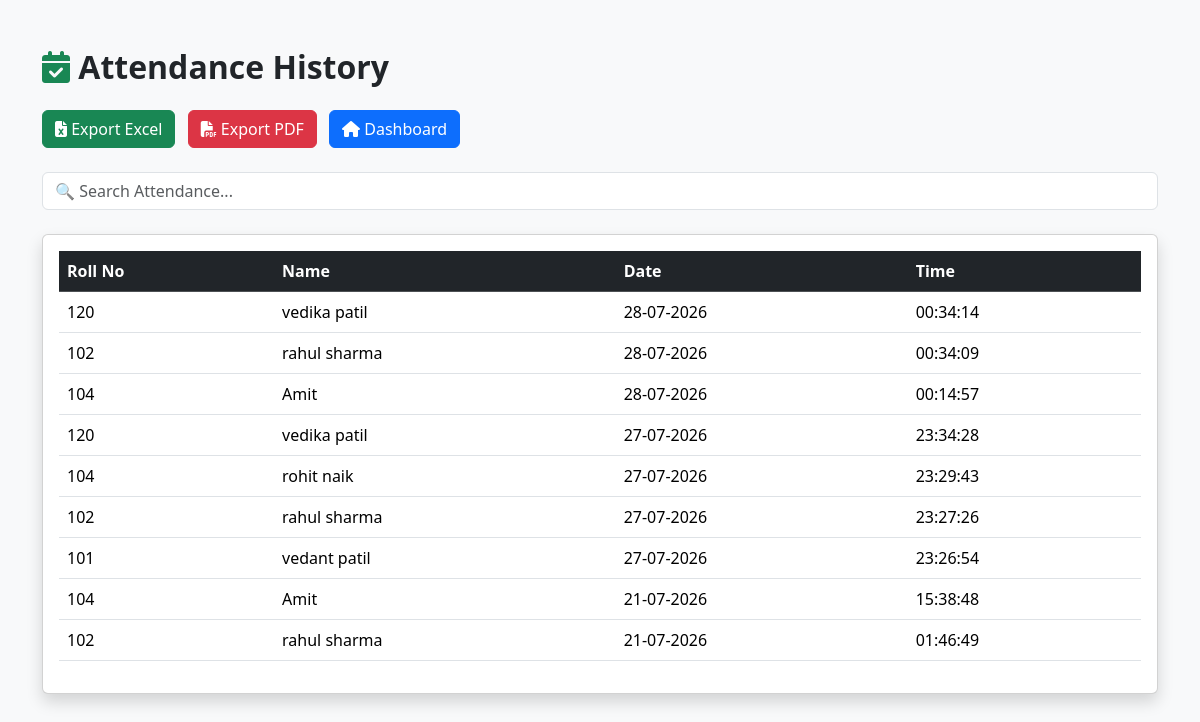
The app's page /attendance with its own data.
### tables this page shows
CREATE TABLE attendance(

    id INTEGER PRIMARY KEY AUTOINCREMENT,

    roll_no TEXT,

    name TEXT,

    date TEXT,

    time TEXT

);

### app.py (the view)
@app.route("/attendance")
def attendance():
    connection = sqlite3.connect("database/attendance.db")
    cursor = connection.cursor()
    cursor.execute("""
        SELECT roll_no, name, date, time
        FROM attendance
        ORDER BY id DESC
    """)
    attendance = cursor.fetchall()
    connection.close()
    return render_template(
        "attendance.html",
        attendance=attendance
    )

### templates/attendance.html (shortened to what this page needs)
<!DOCTYPE html>
<html lang="en">
<head>
    <link href="https://cdn.jsdelivr.net/npm/bootstrap@5.3.7/dist/css/bootstrap.min.css" rel="stylesheet">
    <link rel="stylesheet"
        href="https://cdnjs.cloudflare.com/ajax/libs/font-awesome/6.7.2/css/all.min.css">
</head>
<body class="bg-light">
<div class="container py-5">
<h2 class="fw-bold mb-4">
    <i class="fa-solid fa-calendar-check text-success"></i>
    Attendance History
</h2>
<div class="mb-4">
    <a href="/export-excel" class="btn btn-success me-2">
        <i class="fa-solid fa-file-excel"></i>
        Export Excel
    </a>
    <a href="/export-pdf" class="btn btn-danger me-2">
        <i class="fa-solid fa-file-pdf"></i>
        Export PDF
    </a>
    <a href="/" class="btn btn-primary">
        <i class="fa-solid fa-house"></i>
        Dashboard
    </a>
</div>
    <div class="mb-4">
        <input
            type="text"
            id="attendanceSearch"
            class="form-control"
            placeholder="🔍 Search Attendance...">
    </div>
    <div class="card shadow">
        <div class="card-body">
            <table class="table table-hover" id="attendanceTable">
                <thead class="table-dark">
                    <tr>
                        <th>Roll No</th>
                        <th>Name</th>
                        <th>Date</th>
                        <th>Time</th>
                    </tr>
                </thead>
                <tbody>
                    {% for row in attendance %}
                    <tr>
                        <td>{{ row[0] }}</td>
                        <td>{{ row[1] }}</td>
                        <td>{{ row[2] }}</td>
                        <td>{{ row[3] }}</td>
                    </tr>
                    {% endfor %}
                </tbody>
            </table>
        </div>
    </div>
</div>
</body>
</html>

### records on screen
attendance: roll_no "120", name "vedika patil", date "28-07-2026", time "00:34:14"
attendance: roll_no "102", name "rahul sharma", date "28-07-2026", time "00:34:09"
attendance: roll_no "104", name "Amit", date "28-07-2026", time "00:14:57"
attendance: roll_no "120", name "vedika patil", date "27-07-2026", time "23:34:28"
attendance: roll_no "104", name "rohit naik", date "27-07-2026", time "23:29:43"
attendance: roll_no "102", name "rahul sharma", date "27-07-2026", time "23:27:26"
attendance: roll_no "101", name "vedant patil", date "27-07-2026", time "23:26:54"
attendance: roll_no "104", name "Amit", date "21-07-2026", time "15:38:48"
attendance: roll_no "102", name "rahul sharma", date "21-07-2026", time "01:46:49"
